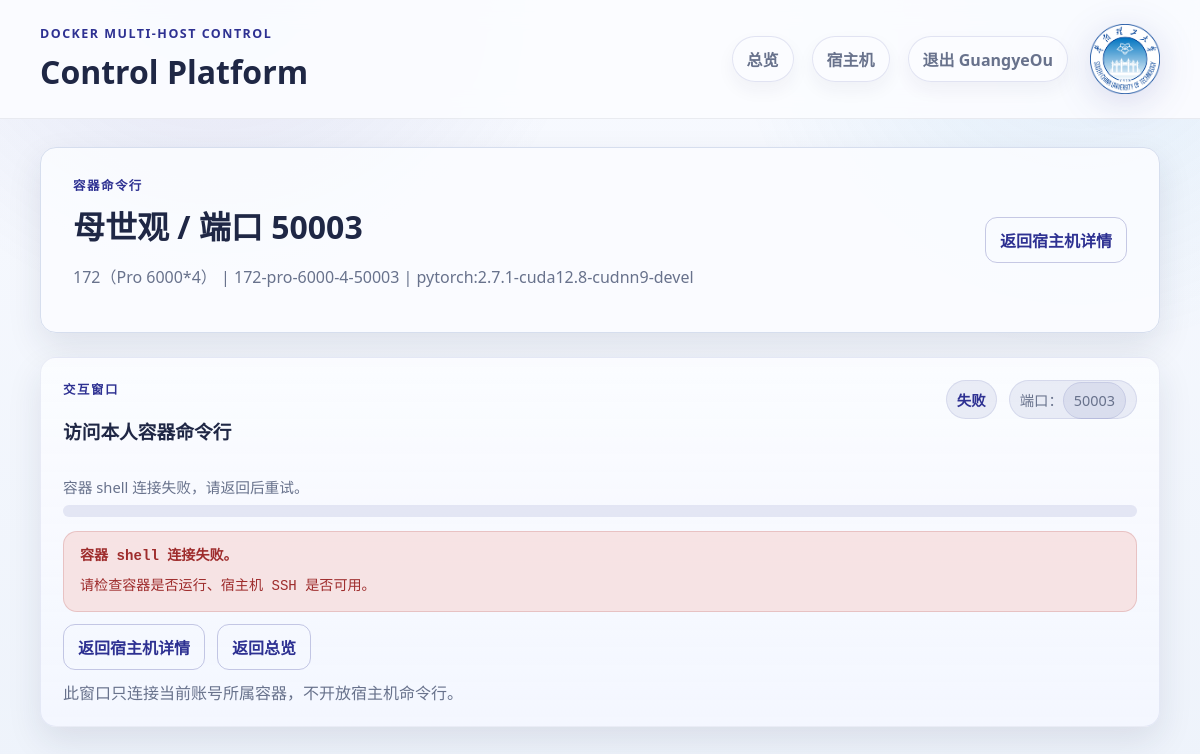
/allocations/4/terminal (signed in), run on the app's committed database.
### app/models.py (models this page shows)
class TimestampMixin:
    created_at: Mapped[datetime] = mapped_column(DateTime, default=datetime.utcnow)
    updated_at: Mapped[datetime] = mapped_column(
        DateTime,
        default=datetime.utcnow,
        onupdate=datetime.utcnow,
    )

class AdminUser(TimestampMixin, Base):
    __tablename__ = "admin_users"
    id: Mapped[int] = mapped_column(Integer, primary_key=True, index=True)
    account: Mapped[str] = mapped_column(String(100), unique=True, nullable=False, index=True)
    password_hash: Mapped[str] = mapped_column(String(255), nullable=False)
    email: Mapped[str] = mapped_column(String(255), nullable=False)
    student_id: Mapped[str] = mapped_column(String(100), nullable=False)
    status: Mapped[str] = mapped_column(String(20), default=AdminStatus.PENDING.value, index=True)
    approved_by: Mapped[str | None] = mapped_column(String(100), nullable=True)
    approved_at: Mapped[datetime | None] = mapped_column(DateTime, nullable=True)
    revoked_at: Mapped[datetime | None] = mapped_column(DateTime, nullable=True)

class Allocation(TimestampMixin, Base):
    __tablename__ = "allocations"
    id: Mapped[int] = mapped_column(Integer, primary_key=True, index=True)
    host_id: Mapped[int] = mapped_column(ForeignKey("managed_hosts.id"), index=True)
    host_port: Mapped[int] = mapped_column(Integer, index=True)
    container_name: Mapped[str] = mapped_column(String(120), unique=True, nullable=False)
    image_name: Mapped[str] = mapped_column(String(255), nullable=False)
    assignee: Mapped[str] = mapped_column(String(255), nullable=False)
    purpose: Mapped[str] = mapped_column(Text, nullable=False)
    root_password: Mapped[str] = mapped_column(String(255), nullable=False)
    cpu_limit_cores: Mapped[float] = mapped_column(Float, default=4.0)
    memory_limit_gb: Mapped[float] = mapped_column(Float, default=32.0)
    workspace_limit_gb: Mapped[float] = mapped_column(Float, default=200.0)
    status: Mapped[str] = mapped_column(String(20), default=AllocationStatus.PENDING.value)
    shared_mnt_enabled: Mapped[bool] = mapped_column(Boolean, default=True)
    all_gpus_visible: Mapped[bool] = mapped_column(Boolean, default=True)
    x11_enabled: Mapped[bool] = mapped_column(Boolean, default=True)
    extra_mounts: Mapped[str | None] = mapped_column(Text, nullable=True)
    snapshot_policy_override: Mapped[bool] = mapped_column(Boolean, default=False)
    snapshot_keep_count: Mapped[int | None] = mapped_column(Integer, nullable=True)
    snapshot_interval_days: Mapped[int | None] = mapped_column(Integer, nullable=True)
    pending_rebuild: Mapped[bool] = mapped_column(Boolean, default=False)
    pending_rebuild_reason: Mapped[str | None] = mapped_column(Text, nullable=True)
    notes: Mapped[str | None] = mapped_column(Text, nullable=True)
    host: Mapped["ManagedHost"] = relationship(back_populates="allocations")
    snapshots: Mapped[list["SnapshotRecord"]] = relationship(
        back_populates="allocation",
        cascade="all, delete-orphan",
    )

class ManagedHost(TimestampMixin, Base):
    __tablename__ = "managed_hosts"
    id: Mapped[int] = mapped_column(Integer, primary_key=True, index=True)
    name: Mapped[str] = mapped_column(String(100), unique=True, nullable=False)
    address: Mapped[str] = mapped_column(String(255), nullable=False, default="127.0.0.1")
    ssh_port: Mapped[int] = mapped_column(Integer, default=22)
    ssh_user: Mapped[str] = mapped_column(String(100), default="root")
    auth_type: Mapped[str] = mapped_column(String(20), default=AuthType.LOCAL.value)
    ssh_password: Mapped[str | None] = mapped_column(String(255), nullable=True)
    ssh_key_path: Mapped[str | None] = mapped_column(String(255), nullable=True)
    is_local: Mapped[bool] = mapped_column(Boolean, default=False)
    enabled: Mapped[bool] = mapped_column(Boolean, default=True)
    port_start: Mapped[int] = mapped_column(Integer, default=50000)
    port_end: Mapped[int] = mapped_column(Integer, default=50050)
    workspace_root: Mapped[str] = mapped_column(String(255), default="/workspace/tenants")
    shared_mnt_path: Mapped[str] = mapped_column(String(255), default="/mnt")
    snapshot_root: Mapped[str] = mapped_column(
        String(255),
        default="/mnt/docker_platform_snapshots",
    )
    reserve_cpu_cores: Mapped[float] = mapped_column(Float, default=0.0)
    reserve_memory_gb: Mapped[float] = mapped_column(Float, default=0.0)
    reserve_disk_gb: Mapped[float] = mapped_column(Float, default=0.0)
    default_user_share: Mapped[int] = mapped_column(Integer, default=10)
    snapshot_keep_count: Mapped[int] = mapped_column(Integer, default=2)
    snapshot_interval_days: Mapped[int] = mapped_column(Integer, default=14)
    workspace_limit_mode: Mapped[str] = mapped_column(String(40), default="metadata_only")
    cached_images: Mapped[str | None] = mapped_column(Text, nullable=True)
    notes: Mapped[str | None] = mapped_column(Text, nullable=True)
    allocations: Mapped[list["Allocation"]] = relationship(
        back_populates="host",
        cascade="all, delete-orphan",
    )
    status_cache: Mapped["HostStatusCache | None"] = relationship(
        back_populates="host",
        cascade="all, delete-orphan",
        uselist=False,
    )

### app/routes/web.py (the view)
@router.get("/allocations/{allocation_id}/terminal")
def allocation_terminal(request: Request, allocation_id: int):
    db: Session = SessionLocal()
    try:
        allocation = _require_allocation(db, allocation_id)
        owner_response = allocation_owner_response(request, allocation)
        if owner_response:
            return owner_response
        terminal_account = ""
        admin = getattr(request.state, "admin", None)
        platform_user = getattr(request.state, "platform_user", None)
        if admin:
            terminal_account = admin.get("account", "")
        elif platform_user:
            terminal_account = platform_user.get("account", "")
        return render(
            request,
            "container_terminal.html",
            {
                "settings": settings,
                "allocation": allocation,
                "host": allocation.host,
                "terminal_token": sign_terminal_token(terminal_account, "allocation", allocation.id),
            },
        )
    except ValueError:
        return RedirectResponse("/?error=未找到容器分配记录。", status_code=303)
    finally:
        db.close()

### templates/container_terminal.html (shortened to what this page needs)
{% extends "base.html" %}
{% block content %}
<section class="hero compact">
    <div>
        <p class="eyebrow">容器命令行</p>
        <h2>{{ allocation.assignee }} / 端口 {{ allocation.host_port }}</h2>
        <p class="muted">{{ host.name }} | {{ allocation.container_name }} | {{ allocation.image_name }}</p>
    </div>
    <div class="hero-actions">
        <a class="button secondary" href="/hosts/{{ host.id }}">返回宿主机详情</a>
    </div>
</section>
<section class="terminal-shell">
    <div class="terminal-head">
        <div>
            <p class="eyebrow">交互窗口</p>
            <h3>访问本人容器命令行</h3>
        </div>
        <div class="compute-overview-kpis">
            <span><strong id="terminal-state">等待连接</strong></span>
            <span>端口：<span>{{ allocation.host_port }}</span></span>
        </div>
    </div>
    <div id="terminal-progress" class="terminal-progress">
        <div class="progress-label" id="terminal-progress-label">正在建立容器终端...</div>
        <div class="progress-bar">
        </div>
    </div>
    <div id="terminal-error" class="terminal-error hidden"></div>
    <div id="terminal-error-actions" class="hero-actions hidden">
        <a class="button secondary" href="/hosts/{{ host.id }}">返回宿主机详情</a>
        <a class="button secondary" href="/">返回总览</a>
    </div>
    <p class="terminal-tip muted">此窗口只连接当前账号所属容器，不开放宿主机命令行。</p>
</section>
{% endblock %}

### templates/base.html (shortened to what this page needs)
<!DOCTYPE html>
<html lang="zh-CN">
<head>
    <link rel="stylesheet" href="/static/css/app.css">
</head>
<body>
    <header class="topbar">
        <div>
            <p class="eyebrow">Docker Multi-Host Control</p>
            <h1>{{ settings.app_name }}</h1>
        </div>
        <div class="topbar-right">
            <nav class="topnav">
                <a class="nav-chip" href="/">总览</a>
                {% if admin %}
                <a class="nav-chip" href="/hosts">宿主机</a>
                {% endif %}
                {% if admin %}
                <form method="post" action="/logout">
                    <button class="nav-chip nav-button" type="submit">退出 {{ admin.get('account') }}</button>
                </form>
                {% elif platform_user %}
                <form method="post" action="/logout">
                    <button class="nav-chip nav-button" type="submit">退出 {{ platform_user.get('account') }}</button>
                </form>
                {% else %}
                <a class="nav-chip" href="/login">管理员登录</a>
                <a class="nav-chip" href="/user-login">使用者登录</a>
                {% endif %}
            </nav>
            <img class="topbar-logo" src="/static/img/scut-emblem.png" alt="华南理工大学校徽">
        </div>
    </header>
    <main class="layout">
        {% block content %}{% endblock %}
    </main>
</body>
</html>

### static/css/app.css (style rules this page uses)
:root { --bg: #eef3fb; --panel: #fbfcff; --panel-strong: #fff; --text: #1f2745; --muted: #68728c; --accent: #2e3192; --accent-2: #0d7fc4; --accent-soft: #e3effc; --warn: #a45f22; --warn-soft: #f4e3d0; --bad: #9e2c2c; --bad-soft: #f7dddd; --border: #d6deee; --shadow: 0 14px 34px rgba(31, 39, 69, 0.1); --radius: 16px; --font-ui: "HarmonyOS Sans SC", "MiSans", "PingFang SC", "Microsoft YaHei UI", "Noto Sans SC", "Segoe UI", sans-serif; --font-mono: "JetBrains Mono", "SFMono-Regular", "Cascadia Mono", monospace; }
* { box-sizing: border-box; }
body { margin: 0; font-family: var(--font-ui); background: radial-gradient(circle at 18% -8%, rgba(46, 49, 146, 0.12), transparent 24rem), radial-gradient(circle at 90% 0%, rgba(13, 127, 196, 0.1), transparent 22rem), linear-gradient(180deg, #f8faff, var(--bg)); color: var(--text); }
a { color: inherit; }
.topbar { display: flex; justify-content: space-between; align-items: center; padding: 24px 40px; border-bottom: 1px solid rgba(31, 39, 69, 0.08); background: rgba(251, 252, 255, 0.92); backdrop-filter: blur(12px); position: sticky; top: 0; z-index: 10; }
.topbar-right { display: flex; align-items: center; justify-content: flex-end; gap: 22px; }
.topbar-logo { width: 70px; height: 70px; object-fit: contain; flex: 0 0 auto; filter: drop-shadow(0 8px 18px rgba(46, 49, 146, 0.16)); }
.topbar h1, .hero h2, .panel h2, .panel h3, .card h3 { margin: 0; font-family: var(--font-ui); font-weight: 600; }
.topnav { display: flex; gap: 18px; align-items: center; }
.topnav a { text-decoration: none; color: var(--muted); font-weight: 700; }
.topnav form { margin: 0; }
.nav-button { border: 0; background: transparent; color: var(--muted); cursor: pointer; font: inherit; font-weight: 700; padding: 0; }
.nav-chip { display: inline-flex; align-items: center; gap: 8px; padding: 10px 14px; border-radius: 999px; border: 1px solid rgba(46, 49, 146, 0.12); background: rgba(251, 252, 255, 0.94); box-shadow: 0 8px 18px rgba(31, 39, 69, 0.05); text-decoration: none; transition: transform 0.18s ease, border-color 0.18s ease, box-shadow 0.18s ease; }
.nav-chip.nav-button { font-weight: 700; color: var(--muted); }
.layout { padding: 28px 40px 48px; }
.eyebrow { margin: 0 0 8px; color: var(--accent); text-transform: uppercase; letter-spacing: 0.12em; font-size: 0.78rem; font-weight: 700; }
.muted { color: var(--muted); }
.hero, .panel, .card, .banner { background: rgba(251, 252, 255, 0.9); border: 1px solid var(--border); border-radius: var(--radius); box-shadow: var(--shadow); }
.hero { padding: 28px 32px; margin-bottom: 24px; }
.hero.compact { display: flex; justify-content: space-between; align-items: center; }
.hero h2 { margin-bottom: 10px; font-size: 2rem; }
.hero-actions { display: flex; gap: 12px; }
.progress-label { color: var(--muted); font-size: 0.92rem; margin-bottom: 8px; }
.progress-bar { width: 100%; height: 12px; border-radius: 999px; background: rgba(46, 49, 146, 0.1); overflow: hidden; }
.button { display: inline-flex; align-items: center; justify-content: center; flex: 0 0 auto; border: none; border-radius: 12px; padding: 10px 14px; background: var(--accent); color: #fff; font-weight: 700; text-decoration: none; white-space: nowrap; cursor: pointer; }
.button.secondary { background: transparent; color: var(--accent); border: 1px solid rgba(46, 49, 146, 0.25); }
.terminal-shell { padding: 22px; border-radius: var(--radius); border: 1px solid rgba(46, 49, 146, 0.08); background: linear-gradient(180deg, rgba(251, 252, 255, 0.92), rgba(244, 247, 255, 0.84)); box-shadow: var(--shadow); }
.terminal-head { display: flex; justify-content: space-between; gap: 18px; align-items: flex-start; margin-bottom: 14px; }
.terminal-progress { margin-bottom: 14px; }
.terminal-error { margin-bottom: 12px; padding: 14px 16px; border-radius: 14px; border: 1px solid rgba(158, 44, 44, 0.18); background: rgba(247, 221, 221, 0.78); color: var(--bad); font-family: var(--font-mono); font-size: 0.88rem; line-height: 1.5; }
.terminal-tip { margin: 10px 0 0; }
.compute-overview-kpis { display: flex; gap: 12px; flex-wrap: wrap; justify-content: flex-end; color: var(--muted); }
.compute-overview-kpis span { padding: 8px 10px; border-radius: 999px; background: rgba(46, 49, 146, 0.08); border: 1px solid rgba(46, 49, 146, 0.1); font-size: 0.9rem; }
.compute-overview-kpis strong { color: var(--accent); }

### data on the page
AdminUser: get "GuangyeOu"
Allocation: assignee "母世观", host_port "50003", container_name "172-pro-6000-4-50003", image_name "pytorch:2.7.1-cuda12.8-cudnn9-devel"
ManagedHost: name "172（Pro 6000*4）"

### other printed values
{{ settings.app_name }} "Control Platform"
